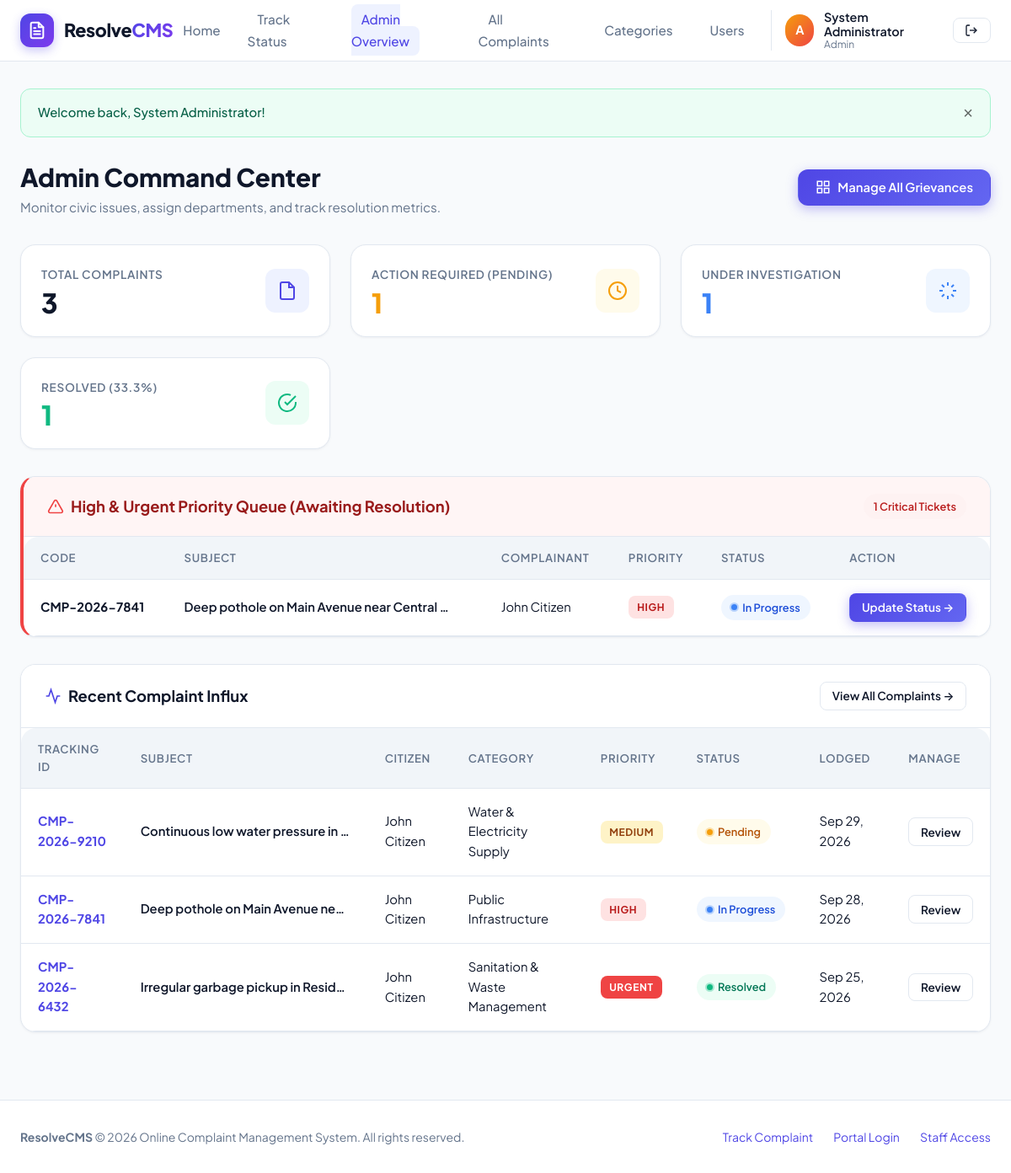
Page /admin/dashboard.php (signed in) on the committed database.
### tables this page shows
CREATE TABLE `complaints` (
  `id` INT AUTO_INCREMENT PRIMARY KEY,
  `tracking_code` VARCHAR(30) NOT NULL UNIQUE,
  `user_id` INT NOT NULL,
  `category_id` INT DEFAULT NULL,
  `title` VARCHAR(200) NOT NULL,
  `description` TEXT NOT NULL,
  `priority` ENUM('Low', 'Medium', 'High', 'Urgent') DEFAULT 'Medium',
  `status` ENUM('Pending', 'In Progress', 'Resolved', 'Rejected') DEFAULT 'Pending',
  `attachment_path` VARCHAR(255) DEFAULT NULL,
  `attachment_name` VARCHAR(255) DEFAULT NULL,
  `admin_remarks` TEXT DEFAULT NULL,
  `created_at` TIMESTAMP DEFAULT CURRENT_TIMESTAMP,
  `updated_at` TIMESTAMP DEFAULT CURRENT_TIMESTAMP ON UPDATE CURRENT_TIMESTAMP,
  CONSTRAINT `fk_complaint_user` FOREIGN KEY (`user_id`) REFERENCES `users` (`id`) ON DELETE CASCADE,
  CONSTRAINT `fk_complaint_category` FOREIGN KEY (`category_id`) REFERENCES `categories` (`id`) ON DELETE SET NULL
);

CREATE TABLE `users` (
  `id` INT AUTO_INCREMENT PRIMARY KEY,
  `name` VARCHAR(100) NOT NULL,
  `email` VARCHAR(150) NOT NULL UNIQUE,
  `password` VARCHAR(255) NOT NULL,
  `phone` VARCHAR(20) DEFAULT NULL,
  `address` TEXT DEFAULT NULL,
  `role` ENUM('user', 'admin') DEFAULT 'user',
  `created_at` TIMESTAMP DEFAULT CURRENT_TIMESTAMP
);

CREATE TABLE `categories` (
  `id` INT AUTO_INCREMENT PRIMARY KEY,
  `name` VARCHAR(100) NOT NULL,
  `description` VARCHAR(255) DEFAULT NULL,
  `created_at` TIMESTAMP DEFAULT CURRENT_TIMESTAMP
);

### admin/dashboard.php (the view, shortened to what this page needs)
<?php
require_once __DIR__ . '/../config/db.php';
$db = getDB();
$stats = $db->query("SELECT
    COUNT(*) as total,
    SUM(CASE WHEN status = 'Pending' THEN 1 ELSE 0 END) as pending,
    SUM(CASE WHEN status = 'In Progress' THEN 1 ELSE 0 END) as in_progress,
    SUM(CASE WHEN status = 'Resolved' THEN 1 ELSE 0 END) as resolved,
    SUM(CASE WHEN status = 'Rejected' THEN 1 ELSE 0 END) as rejected
    FROM complaints")->fetch();
$resolutionRate = ($stats['total'] > 0) ? round(($stats['resolved'] / $stats['total']) * 100, 1) : 0;
$urgentStmt = $db->query("SELECT c.*, cat.name as category_name, u.name as user_name
    FROM complaints c
    LEFT JOIN categories cat ON c.category_id = cat.id
    LEFT JOIN users u ON c.user_id = u.id
    WHERE c.priority IN ('Urgent', 'High') AND c.status IN ('Pending', 'In Progress')
    ORDER BY c.created_at ASC
    LIMIT 6");
$urgentComplaints = $urgentStmt->fetchAll();
$recentStmt = $db->query("SELECT c.*, cat.name as category_name, u.name as user_name
    FROM complaints c
    LEFT JOIN categories cat ON c.category_id = cat.id
    LEFT JOIN users u ON c.user_id = u.id
    ORDER BY c.created_at DESC
    LIMIT 5");
$recentComplaints = $recentStmt->fetchAll();
require_once __DIR__ . '/../includes/header.php';
?>
<div style="display: flex; justify-content: space-between; align-items: center; margin-bottom: 2rem; flex-wrap: wrap; gap: 1rem;">
    <div>
        <h1 style="font-size: 1.85rem; font-weight: 800; color: var(--text-main);">Admin Command Center</h1>
        <p style="color: var(--text-muted); font-size: 0.95rem;">Monitor civic issues, assign departments, and track resolution metrics.</p>
    </div>
    <div style="display: flex; gap: 0.75rem;">
        <a href="<?= BASE_URL ?>admin/complaints.php" class="btn btn-primary">
            <svg width="18" height="18" viewBox="0 0 24 24" fill="none" stroke="currentColor" stroke-width="2">
                <rect x="3" y="3" width="7" height="7"></rect>
                <rect x="14" y="3" width="7" height="7"></rect>
                <rect x="14" y="14" width="7" height="7"></rect>
                <rect x="3" y="14" width="7" height="7"></rect>
            </svg>
            Manage All Grievances
        </a>
    </div>
</div>
<div class="cards-grid">
    <div class="stat-card">
        <div class="stat-info">
            <h3>Total Complaints</h3>
            <div class="stat-number"><?= number_format($stats['total'] ?? 0) ?></div>
        </div>
        <div class="stat-icon icon-primary">
            <svg width="24" height="24" viewBox="0 0 24 24" fill="none" stroke="currentColor" stroke-width="2">
                <path d="M14 2H6a2 2 0 0 0-2 2v16a2 2 0 0 0 2 2h12a2 2 0 0 0 2-2V8z"></path>
                <polyline points="14 2 14 8 20 8"></polyline>
            </svg>
        </div>
    </div>
    <div class="stat-card">
        <div class="stat-info">
            <h3>Action Required (Pending)</h3>
            <div class="stat-number" style="color: var(--warning);"><?= number_format($stats['pending'] ?? 0) ?></div>
        </div>
        <div class="stat-icon icon-warning">
            <svg width="24" height="24" viewBox="0 0 24 24" fill="none" stroke="currentColor" stroke-width="2">
                <circle cx="12" cy="12" r="10"></circle>
                <polyline points="12 6 12 12 16 14"></polyline>
            </svg>
        </div>
    </div>
    <div class="stat-card">
        <div class="stat-info">
            <h3>Under Investigation</h3>
            <div class="stat-number" style="color: var(--info);"><?= number_format($stats['in_progress'] ?? 0) ?></div>
        </div>
        <div class="stat-icon icon-info">
            <svg width="24" height="24" viewBox="0 0 24 24" fill="none" stroke="currentColor" stroke-width="2">
                <path d="M12 2v4M12 18v4M4.93 4.93l2.83 2.83M16.24 16.24l2.83 2.83M2 12h4M18 12h4M4.93 19.07l2.83-2.83M16.24 7.76l2.83-2.83"/>
            </svg>
        </div>
    </div>
    <div class="stat-card">
        <div class="stat-info">
            <h3>Resolved (<?= $resolutionRate ?>%)</h3>
            <div class="stat-number" style="color: var(--success);"><?= number_format($stats['resolved'] ?? 0) ?></div>
        </div>
        <div class="stat-icon icon-success">
            <svg width="24" height="24" viewBox="0 0 24 24" fill="none" stroke="currentColor" stroke-width="2">
                <path d="M22 11.08V12a10 10 0 1 1-5.93-9.14"></path>
                <polyline points="22 4 12 14.01 9 11.01"></polyline>
            </svg>
        </div>
    </div>
</div>
<?php if (!empty($urgentComplaints)): ?>
    <div class="card" style="border-left: 4px solid var(--danger);">
        <div class="card-header" style="background: #fff5f5;">
            <div class="card-title" style="color: #991b1b;">
                <svg width="20" height="20" viewBox="0 0 24 24" fill="none" stroke="#ef4444" stroke-width="2">
                    <path d="m21.73 18-8-14a2 2 0 0 0-3.48 0l-8 14A2 2 0 0 0 4 21h16a2 2 0 0 0 1.73-3Z"></path>
                    <line x1="12" y1="9" x2="12" y2="13"></line>
                    <line x1="12" y1="17" x2="12.01" y2="17"></line>
                </svg>
                High & Urgent Priority Queue (Awaiting Resolution)
            </div>
            <span class="status-badge badge-rejected"><?= count($urgentComplaints) ?> Critical Tickets</span>
        </div>
        <div class="card-body" style="padding: 0;">
            <div class="table-responsive">
                <table class="table">
                    <thead>
                        <tr>
                            <th>Code</th>
                            <th>Subject</th>
                            <th>Complainant</th>
                            <th>Priority</th>
                            <th>Status</th>
                            <th>Action</th>
                        </tr>
                    </thead>
                    <tbody>
                        <?php foreach ($urgentComplaints as $u): ?>
                            <tr>
                                <td><strong><?= htmlspecialchars($u['tracking_code']) ?></strong></td>
                                <td>
                                    <div style="font-weight: 600; max-width: 320px; overflow: hidden; text-overflow: ellipsis; white-space: nowrap;">
                                        <?= htmlspecialchars($u['title']) ?>
                                    </div>
                                </td>
                                <td><?= htmlspecialchars($u['user_name']) ?></td>
                                <td><?= getPriorityBadge($u['priority']) ?></td>
                                <td><?= getStatusBadge($u['status']) ?></td>
                                <td>
                                    <a href="<?= BASE_URL ?>admin/complaint_details.php?id=<?= $u['id'] ?>" class="btn btn-primary btn-sm">
                                        Update Status &rarr;
                                    </a>
                                </td>
                            </tr>
                        <?php endforeach; ?>
                    </tbody>
                </table>
            </div>
        </div>
    </div>
<?php endif; ?>
<div class="card">
    <div class="card-header">
        <div class="card-title">
            <svg width="20" height="20" viewBox="0 0 24 24" fill="none" stroke="var(--primary)" stroke-width="2">
                <polyline points="22 12 18 12 15 21 9 3 6 12 2 12"></polyline>
            </svg>
            Recent Complaint Influx
        </div>
        <a href="<?= BASE_URL ?>admin/complaints.php" class="btn btn-secondary btn-sm">
            View All Complaints &rarr;
        </a>
    </div>
    <div class="card-body" style="padding: 0;">
        <div class="table-responsive">
            <table class="table">
                <thead>
                    <tr>
                        <th>Tracking ID</th>
                        <th>Subject</th>
                        <th>Citizen</th>
                        <th>Category</th>
                        <th>Priority</th>
                        <th>Status</th>
                        <th>Lodged</th>
                        <th>Manage</th>
                    </tr>
                </thead>
                <tbody>
                    <?php foreach ($recentComplaints as $c): ?>
                        <tr>
                            <td>
                                <strong style="color: var(--primary);"><?= htmlspecialchars($c['tracking_code']) ?></strong>
                            </td>
                            <td>
                                <div style="font-weight: 600; max-width: 250px; overflow: hidden; text-overflow: ellipsis; white-space: nowrap;">
                                    <?= htmlspecialchars($c['title']) ?>
                                </div>
                            </td>
                            <td><?= htmlspecialchars($c['user_name']) ?></td>
                            <td><?= htmlspecialchars($c['category_name'] ?? 'General') ?></td>
                            <td><?= getPriorityBadge($c['priority']) ?></td>
                            <td><?= getStatusBadge($c['status']) ?></td>
                            <td><?= date('M d, Y', strtotime($c['created_at'])) ?></td>
                            <td>
                                <a href="<?= BASE_URL ?>admin/complaint_details.php?id=<?= $c['id'] ?>" class="btn btn-secondary btn-sm">
                                    Review
                                </a>
                            </td>
                        </tr>
                    <?php endforeach; ?>
                </tbody>
            </table>
        </div>
    </div>
</div>
<?php require_once __DIR__ . '/../includes/footer.php'; ?>

### config/db.php (shortened to what this page needs)
<?php
function getFlash() {
    if (isset($_SESSION['flash'])) {
        $flash = $_SESSION['flash'];
        return $flash;
    }
    return null;
}
function renderFlash() {
    $flash = getFlash();
    if ($flash) {
        $icons = [
            'success' => '<svg class="icon" viewBox="0 0 24 24" fill="none" stroke="currentColor" stroke-width="2"><path d="M22 11.08V12a10 10 0 1 1-5.93-9.14"/><polyline points="22 4 12 14.01 9 11.01"/></svg>',
            'danger'  => '<svg class="icon" viewBox="0 0 24 24" fill="none" stroke="currentColor" stroke-width="2"><circle cx="12" cy="12" r="10"/><line x1="15" y1="9" x2="9" y2="15"/><line x1="9" y1="9" x2="15" y2="15"/></svg>',
            'warning' => '<svg class="icon" viewBox="0 0 24 24" fill="none" stroke="currentColor" stroke-width="2"><path d="m21.73 18-8-14a2 2 0 0 0-3.48 0l-8 14A2 2 0 0 0 4 21h16a2 2 0 0 0 1.73-3Z"/><line x1="12" y1="9" x2="12" y2="13"/><line x1="12" y1="17" x2="12.01" y2="17"/></svg>',
            'info'    => '<svg class="icon" viewBox="0 0 24 24" fill="none" stroke="currentColor" stroke-width="2"><circle cx="12" cy="12" r="10"/><line x1="12" y1="16" x2="12" y2="12"/><line x1="12" y1="8" x2="12.01" y2="8"/></svg>'
        ];
        $type = $flash['type'];
        $icon = $icons[$type] ?? $icons['info'];
        echo '<div class="alert alert-' . htmlspecialchars($type) . '">
            ' . $icon . '
            <span>' . htmlspecialchars($flash['message']) . '</span>
            <button type="button" class="alert-close" onclick="this.parentElement.remove();">&times;</button>
        </div>';
    }
}
function getStatusBadge($status) {
    $map = [
        'Pending'     => ['class' => 'badge-pending', 'label' => 'Pending', 'dot' => 'dot-amber'],
        'In Progress' => ['class' => 'badge-progress', 'label' => 'In Progress', 'dot' => 'dot-blue'],
        'Resolved'    => ['class' => 'badge-resolved', 'label' => 'Resolved', 'dot' => 'dot-emerald'],
        'Rejected'    => ['class' => 'badge-rejected', 'label' => 'Rejected', 'dot' => 'dot-rose'],
    ];
    $info = $map[$status] ?? ['class' => 'badge-neutral', 'label' => $status, 'dot' => 'dot-slate'];
    return '<span class="status-badge ' . $info['class'] . '"><span class="badge-dot ' . $info['dot'] . '"></span>' . htmlspecialchars($info['label']) . '</span>';
}
function getPriorityBadge($priority) {
    $map = [
        'Low'    => 'priority-low',
        'Medium' => 'priority-medium',
        'High'   => 'priority-high',
        'Urgent' => 'priority-urgent',
    ];
    $cls = $map[$priority] ?? 'priority-medium';
    return '<span class="priority-badge ' . $cls . '">' . htmlspecialchars($priority) . '</span>';
}

### rows in the picture
complaints: tracking_code "CMP-2026-7841", title "Deep pothole on Main Avenue near Central…", user.name "John Citizen", priority "HIGH", status "In Progress", title "Deep pothole on Main Avenue ne…", category.name "Public Infrastructure", created_at "Sep 28, 2026"
complaints: tracking_code "CMP-2026-9210", title "Continuous low water pressure in…", user.name "John Citizen", category.name "Water & Electricity Supply", priority "MEDIUM", status "Pending", created_at "Sep 29, 2026"
complaints: tracking_code "CMP-2026-6432", title "Irregular garbage pickup in Resid…", user.name "John Citizen", category.name "Sanitation & Waste Management", priority "URGENT", status "Resolved", created_at "Sep 25, 2026"

### other values in the picture
$user['name'] "System Administrator"
$flash['message'] "Welcome back, System Administrator!"
$stats['total'] "3"
$stats['pending'] "1"
$stats['in_progress'] "1"
$resolutionRate "33.3"
$stats['resolved'] "1"
count($urgentComplaints) "1"
